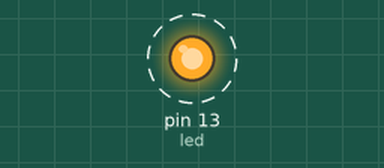
Bench run of a sketch on a simulated Arduino Uno, built with avr-gcc and run on an emulated ATmega328P. Shown: output pins drawn as LEDs (lit = HIGH). Dashed ring = blinking. At 12.5 s the program stops and its outputs stay as they are.

Above: at 5.6 s.
Timing chart, 0 to 8.5 s (numbered marks = the images above):
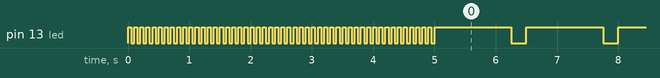

The sketch:

LedBlink.ino
```cpp
//short led=13;
byte led=13;
byte c=0;
void setup() {
  // put your setup code here, to run once:
  pinMode(led,OUTPUT);
  //for(byte i=0;i<50;i++)
  for(;;)
  {
    digitalWrite(led,HIGH);
    delay(50);
    digitalWrite(led,LOW);
    delay(50);
    c++;
    if(c==50)
    {
      c=0;
      break;
    }
  }
}

void loop() {
  // put your main code here, to run repeatedly:
  /*digitalWrite(led,HIGH);
  delay(1000);*/
  /*digitalWrite(led,LOW);
  delay(500);*/
  c++;
  if(digitalRead(led)==LOW)
  {
    digitalWrite(led,HIGH);
    delay(1000);
  }
  else
    digitalWrite(led,LOW);
  delay(250);
  if(c==10)
    exit(0);
}
```

Measured:
- by itself, pin 13 (led): goes 49 × (LOW 0.05 s, HIGH 0.05 s), LOW 0.05 s, 4 × (HIGH 1.3 s, LOW 0.25 s), HIGH 1.3 s, then LOW
